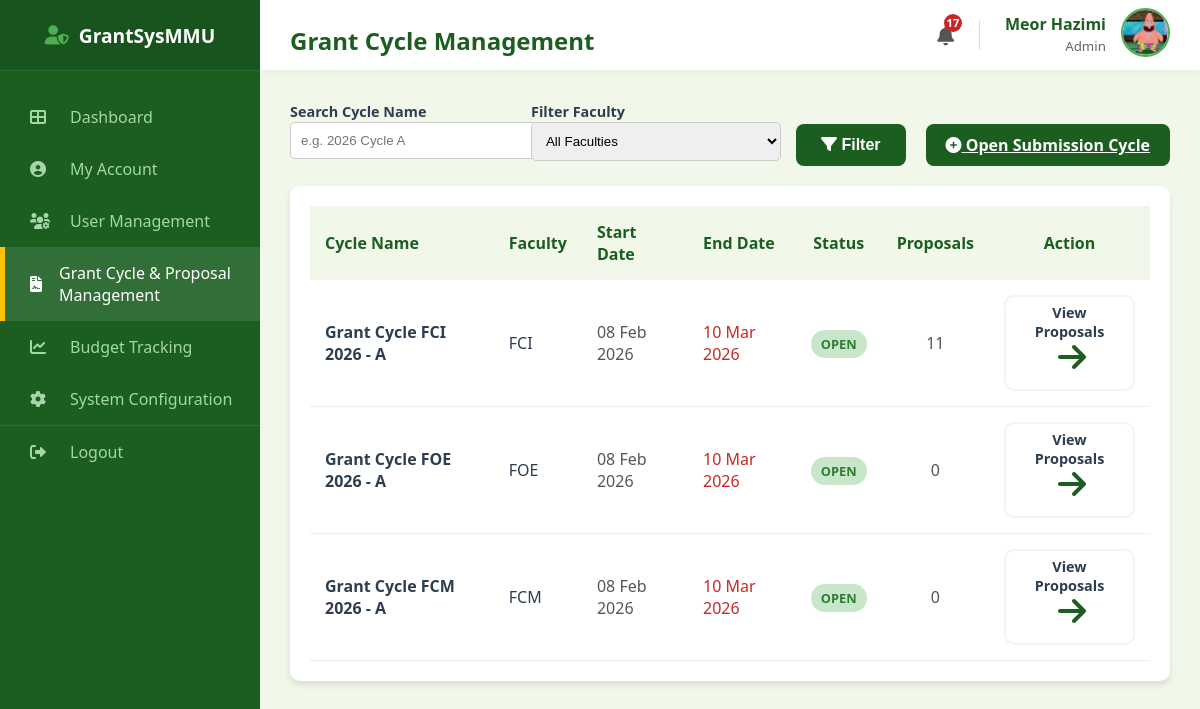
/admin/proposals (signed in), run on the app's committed database.
### models.py (models this page shows, shortened)
class User(db.Model):
    __tablename__ = "user"
    mmu_id = db.Column(db.String(15), primary_key=True)
    name = db.Column(db.String(150), nullable=False)
    email = db.Column(db.String(100), unique=True, nullable=False)
    password = db.Column(db.String(100), nullable=False)
    faculty = db.Column(db.String(100), nullable=False)
    user_role = db.Column(db.String(25), nullable=False)
    profile_image = db.Column(db.String(20), nullable=False, default="default.jpg")
    phone_number = db.Column(db.String(20), nullable=True)
    admin_profile = db.relationship(
        "Admin", backref="user_info", uselist=False, cascade="all, delete-orphan"
    )
    researcher_profile = db.relationship(
        "Researcher", backref="user_info", uselist=False, cascade="all, delete-orphan"
    )
    reviewer_profile = db.relationship(
        "Reviewer", backref="user_info", uselist=False, cascade="all, delete-orphan"
    )
    hod_profile = db.relationship(
        "HOD", backref="user_info", uselist=False, cascade="all, delete-orphan"
    )

class GrantCycle(db.Model):
    __tablename__ = "grant_cycle"
    cycle_id = db.Column(db.Integer, primary_key=True)
    cycle_name = db.Column(db.String(50), nullable=False)
    faculty = db.Column(db.String(100), nullable=False)
    start_date = db.Column(db.Date, nullable=False)
    end_date = db.Column(db.Date, nullable=False)
    is_open = db.Column(db.Boolean, default=True, nullable=False)
    admin_id = db.Column(db.Integer, db.ForeignKey("admin.admin_id"), nullable=False)
    proposals = db.relationship("Proposal", backref="cycle", lazy=True)

### routes/admin_routes.py (the view)
@admin_bp.route("/admin/proposals")
def admin_proposal_management():
    if session.get("role") != "Admin":
        return redirect(url_for("admin.admin_login"))
    search_query = request.args.get("search", "")
    filter_faculty = request.args.get("faculty", "")
    page = request.args.get("page", 1, type=int)
    per_page = 6
    query = GrantCycle.query
    if search_query:
        query = query.filter(GrantCycle.cycle_name.ilike(f"%{search_query}%"))
    if filter_faculty:
        query = query.filter(GrantCycle.faculty == filter_faculty)
    pagination = query.order_by(GrantCycle.start_date.desc()).paginate(
        page=page, per_page=per_page, error_out=False
    )
    return render_template(
        "admin_proposal_management.html",
        cycles=pagination.items,
        pagination=pagination,
        user=User.query.get(session["user_id"]),
        faculties=Faculty.query.all(),
        today=get_myt_date(),
    )

### main.py (called while the page is built)
@app.context_processor
def inject_notifications():
    if "user_id" in session:
        unread = Notification.query.filter_by(recipient_id=session["user_id"], is_read=False).count()
        return dict(unread_notifications=unread)
    return dict(unread_notifications=0)

### utils.py (called while the page is built)
def get_myt_time():
    return datetime.now(timezone(timedelta(hours=8)))

def get_myt_date():
    return get_myt_time().date()

### templates/admin_proposal_management.html (shortened to what this page needs)
<!DOCTYPE html>
<html lang="en">
<head>
    <link rel="stylesheet" type="text/css" href="{{ url_for('static', filename='style.css') }}">
    <link rel="stylesheet" href="https://cdnjs.cloudflare.com/ajax/libs/font-awesome/6.0.0/css/all.min.css">
</head>
<body>
    <div class="dashboard-container">
        <div class="sidebar">
            <div class="sidebar-header"><i class="fas fa-user-shield"
                    style="margin-right: 10px; color: var(--secondary-color);"></i> GrantSysMMU</div>
            <ul class="sidebar-menu">
                <li><a href="{{ url_for('admin.admin_dashboard') }}"><i class="fas fa-th-large"></i> Dashboard</a></li>
                <li><a href="{{ url_for('admin.admin_profile') }}"><i class="fas fa-user-circle"></i> My Account</a>
                </li>
                <li><a href="{{ url_for('admin.admin_user_management') }}"><i class="fas fa-users-cog"></i> User
                        Management</a>
                </li>
                <li class="active"><a href="{{ url_for('admin.admin_proposal_management') }}"><i
                            class="fas fa-file-contract"></i> Grant Cycle & Proposal Management</a></li>
                <li><a href="{{ url_for('admin.admin_budget_tracking') }}"><i class="fas fa-chart-line"></i> Budget
                        Tracking</a></li>
                <li><a href="{{ url_for('admin.admin_system_data') }}"><i class="fas fa-cog"></i> System
                        Configuration</a>
                </li>
                <li style="margin-top: auto; border-top: 1px solid rgba(255,255,255,0.1);">
                    <a href="{{ url_for('auth.logout') }}"><i class="fas fa-sign-out-alt"></i> Logout</a>
                </li>
            </ul>
        </div>
        <div class="main-content">
            <div class="top-bar">
                <h2>Grant Cycle Management</h2>
                <div style="display: flex; align-items: center; gap: 25px;">
                    <a href="{{ url_for('auth.view_notifications') }}"
                        style="position: relative; color: #555; font-size: 1.2rem; text-decoration: none;">
                        <i class="fas fa-bell"></i>
                        {% if unread_notifications > 0 %}
                        <span
                            style="position: absolute; top: -8px; right: -8px; background: #c62828; color: white; border-radius: 50%; width: 18px; height: 18px; font-size: 0.7rem; display: flex; align-items: center; justify-content: center; font-weight: bold;">
                            {{ unread_notifications }}
                        </span>
                        {% endif %}
                    </a>
                    <div style="display: flex; align-items: center; gap: 15px;">
                        <div style="text-align: right; line-height: 1.3;">
                            <span style="display: block; font-weight: bold; color: #1b5e20;">{{ user.name }}</span>
                            <small style="color: #666;">Admin</small>
                        </div>
                        <a href="{{ url_for('admin.admin_profile') }}">
                            <img src="{{ url_for('static', filename='profile_pics/' + user.profile_image) }}"
                                alt="Profile"
                                style="width: 45px; height: 45px; border-radius: 50%; object-fit: cover; border: 2px solid #4caf50;">
                        </a>
                    </div>
                </div>
            </div>
            <div class="content-wrapper">
                <div style="display: flex; justify-content: space-between; align-items: flex-end; margin-bottom: 20px;">
                    <form method="GET" style="display: flex; gap: 15px; flex: 1;">
                        <div style="flex: 1;">
                            <label style="font-weight: bold; font-size: 0.9rem;">Search Cycle Name</label>
                            <input type="text" name="search" value="{{ request.args.get('search', '') }}"
                                placeholder="e.g. 2026 Cycle A"
                                style="width: 100%; padding: 10px; border: 1px solid #ccc; border-radius: 5px;">
                        </div>
                        <div style="width: 250px;">
                            <label style="font-weight: bold; font-size: 0.9rem;">Filter Faculty</label>
                            <select name="faculty"
                                style="width: 100%; padding: 10px; border: 1px solid #ccc; border-radius: 5px;">
                                <option value="">All Faculties</option>
                            </select>
                        </div>
                        <button type="submit" class="btn-primary"
                            style="width: auto; height: 42px; margin-top: 24px; padding: 0 25px;">
                            <i class="fas fa-filter"></i> Filter
                        </button>
                    </form>
                    <a href="{{ url_for('admin.admin_open_cycle') }}" class="btn-primary"
                        style="width: auto; padding: 10px 20px; margin-left: 20px; background-color: #1b5e20;">
                        <i class="fas fa-plus-circle"></i> Open Submission Cycle
                    </a>
                </div>
                <div class="table-card">
                    <table style="width: 100%; border-collapse: collapse;">
                        <thead>
                            <tr style="background: #f1f8e9; color: #1b5e20;">
                                <th style="padding: 15px; text-align: left;">Cycle Name</th>
                                <th style="padding: 15px; text-align: left;">Faculty</th>
                                <th style="padding: 15px; text-align: left;">Start Date</th>
                                <th style="padding: 15px; text-align: left;">End Date</th>
                                <th style="padding: 15px; text-align: center;">Status</th>
                                <th style="padding: 15px; text-align: center;">Proposals</th>
                                <th style="padding: 15px; text-align: center;">Action</th>
                            </tr>
                        </thead>
                        <tbody>
                            {% for cycle in cycles %}
                            <tr style="border-bottom: 1px solid #eee;">
                                <td style="padding: 15px; font-weight: bold;">{{ cycle.cycle_name }}</td>
                                <td style="padding: 15px;">{{ cycle.faculty }}</td>
                                <td style="padding: 15px; color: #555;">{{ cycle.start_date.strftime('%d %b %Y') }}</td>
                                <td style="padding: 15px; color: #c62828;">{{ cycle.end_date.strftime('%d %b %Y') }}
                                </td>
                                <td style="padding: 15px; text-align: center;">
                                    {% if cycle.end_date < today %} <span
                                        style="background: #ffe0b2; color: #ef6c00; padding: 5px 10px; border-radius: 15px; font-size: 0.8rem; font-weight: bold;">
                                        CLOSED
                                        </span>
                                        {% elif cycle.start_date > today %}
                                        <span
                                            style="background: #e3f2fd; color: #1976d2; padding: 5px 10px; border-radius: 15px; font-size: 0.8rem; font-weight: bold;">
                                            UPCOMING
                                        </span>
                                        {% else %}
                                        <span
                                            style="background: #c8e6c9; color: #2e7d32; padding: 5px 10px; border-radius: 15px; font-size: 0.8rem; font-weight: bold;">
                                            OPEN
                                        </span>
                                        {% endif %}
                                <td style="padding: 15px; text-align: center; color: #555;">
                                    {% set ns = namespace(count=0) %}
                                    {% for p in cycle.proposals %}
                                    {% if p.status != 'Draft' %}
                                    {% set ns.count = ns.count + 1 %}
                                    {% endif %}
                                    {% endfor %}
                                    {{ ns.count }}
                                </td>
                                <td style="padding: 15px; text-align: center;">
                                    <a href="{{ url_for('admin.admin_view_cycle_proposals', cycle_id=cycle.cycle_id) }}"
                                        class="btn-outline"
                                        style="padding: 6px 15px; font-size: 0.9rem; margin: 0 auto; display: inline-flex; width: auto;">
                                        View Proposals <i class="fas fa-arrow-right" style="margin-left: 5px;"></i>
                                    </a>
                                </td>
                            </tr>
                            {% else %}
                            <tr>
                                <td colspan="7" style="padding: 30px; text-align: center; color: #999;">No grant cycles
                                    found.</td>
                            </tr>
                            {% endfor %}
                        </tbody>
                    </table>
                </div>
            </div>
        </div>
    </div>
</body>
</html>

### static/style.css (style rules this page uses)
:root { --primary-color: #1b5e20; --secondary-color: #4caf50; --accent-color: #ffc107; --bg-light: #f1f8e9; --white: #ffffff; --text-dark: #2c3e50; --text-muted: #607d8b; --sidebar-width: 260px; --shadow: 0 4px 6px rgba(0, 0, 0, 0.1); }
body { font-family: 'Segoe UI', 'Roboto', Helvetica, Arial, sans-serif; margin: 0; padding: 0; background-color: var(--bg-light); color: var(--text-dark); }
.dashboard-container { display: flex; min-height: 100vh; }
.sidebar { width: var(--sidebar-width); background-color: var(--primary-color); color: white; display: flex; flex-direction: column; position: fixed; height: 100%; z-index: 100; }
.sidebar-header { height: 70px; display: flex; align-items: center; justify-content: center; background-color: rgba(0, 0, 0, 0.1); font-size: 1.2rem; font-weight: bold; border-bottom: 1px solid rgba(255, 255, 255, 0.1); }
.sidebar-menu { list-style: none; padding: 0; margin: 20px 0; }
.sidebar-menu li a { display: flex; align-items: center; padding: 15px 25px; color: #a5d6a7; text-decoration: none; transition: 0.3s; border-left: 5px solid transparent; }
.sidebar-menu li a:hover, .sidebar-menu li.active a { background-color: rgba(255, 255, 255, 0.1); color: white; border-left-color: var(--accent-color); }
.sidebar-menu li a i { width: 30px; margin-right: 10px; }
.main-content { margin-left: var(--sidebar-width); width: calc(100% - var(--sidebar-width)); background-color: var(--bg-light); display: flex; flex-direction: column; min-height: 100vh; }
.top-bar { width: 100%; height: 70px; background: white; display: flex; align-items: center; justify-content: space-between; padding: 0 30px; box-shadow: 0 2px 10px rgba(0, 0, 0, 0.05); box-sizing: border-box; position: sticky; top: 0; z-index: 50; }
body { margin: 0; }
.dashboard-container { display: flex; min-height: 100vh; width: 100%; }
.sidebar { width: 260px; flex-shrink: 0; }
.main-content { flex: 1; display: flex; flex-direction: column; width: 100%; }
.content-wrapper { padding: 30px; }
.btn-primary { background-color: var(--primary-color); color: white; border: none; padding: 14px; width: 100%; font-size: 1rem; font-weight: 600; border-radius: 8px; cursor: pointer; transition: background 0.3s; margin-top: 10px; }
.btn-outline { background: white; border: 2px solid var(--bg-light); color: var(--text-dark); padding: 20px; border-radius: 10px; text-decoration: none; font-weight: 600; transition: all 0.3s; display: flex; flex-direction: column; align-items: center; justify-content: center; }
.btn-outline i { font-size: 2rem; margin-bottom: 10px; color: var(--primary-color); }
.table-card { background: white; padding: 20px; border-radius: 10px; box-shadow: var(--shadow); }
h2 { margin-bottom: 0.5rem; color: var(--primary-color); }

### data on the page
User: name "Meor Hazimi", profile_image (picture)
GrantCycle: shows "OPEN", count "11"
GrantCycle: shows "OPEN", count "0"
GrantCycle: shows "OPEN", count "0"

### other printed values
{{ unread_notifications }} "17"
